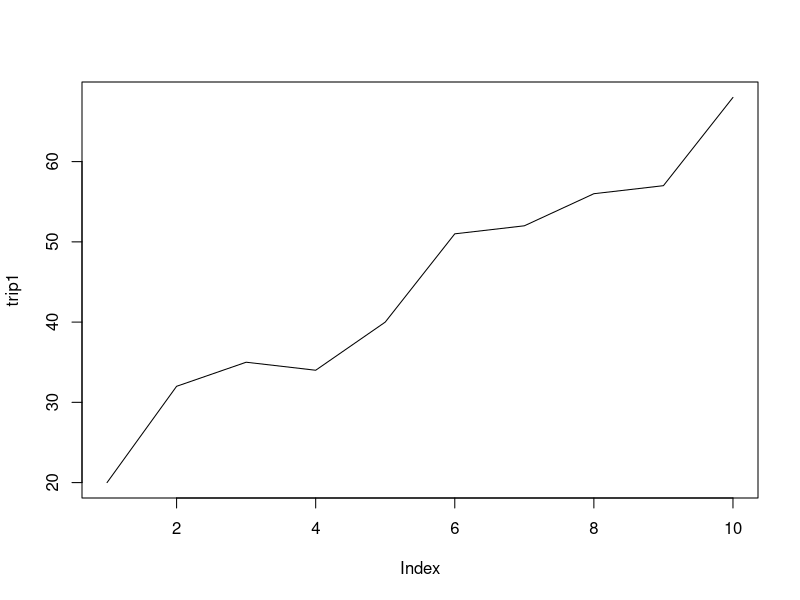

The R source for this figure:
## Question 2 ##
trip1 = c(20,32,35,34,40,51,52,56,57,68)
trip2 = c(23,34,36,44,42,51,54,57,54,62)

plot(trip1, type = 'l')